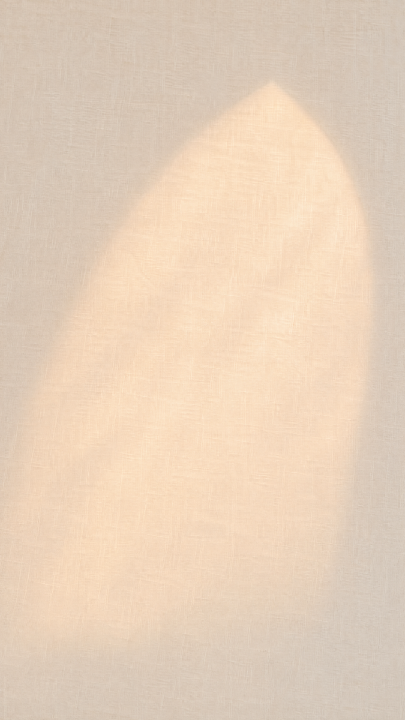
#> input picture artwork/stationery/envelope-linen.png, 810 x 1440 px (shown at 1/2 size)
$ python prepare-stationery-assets.py
#> lines starting #> are read from the running program, lines starting #| are printed output that depends on the picture
"""Encode the envelope, venue-map and itinerary cruise masters for delivery; no retouching.

Run with Python + Pillow (AVIF support): python scripts/prepare-stationery-assets.py
The blank wax seal is encoded by scripts/prepare-flight-assets.py.
"""
from pathlib import Path
from PIL import Image

ROOT = Path(__file__).resolve().parent.parent
STATIONERY = ROOT / 'artwork' / 'stationery'
TARGET = ROOT / 'public' / 'flight'

def encode(source: Path, name: str, size: tuple[int, int], quality: int, avif: bool = False, alpha: bool = False) -> None:
#> called with name = 'envelope-linen-720', size = (720, 1280), quality = 70, avif = False, alpha = False
    with Image.open(source) as master:
#> master is the input picture: PIL image 810x1440 RGB; mean R, G, B 230.5, 208.5, 186.4
        image = master.convert('RGBA' if alpha else 'RGB').resize(size, Image.Resampling.LANCZOS)
        if alpha and image.getextrema()[3][0] != 0:
            raise ValueError(f'{name} must retain transparent alpha')
        image.save(TARGET / f'{name}.webp', quality=quality, method=6)
        if avif:
            image.save(TARGET / f'{name}.avif', quality=quality - 18, speed=4)

# Envelope prelude: linen with arch-window light, the night-sky liner and the
# arch window printed on the card (the same art as the printed invitation).
encode(STATIONERY / 'envelope-linen.png', 'envelope-linen-720', (720, 1280), 70)
encode(STATIONERY / 'envelope-liner.png', 'envelope-liner-640', (640, 730), 76)
#> call 2 of encode, with name = 'envelope-liner-640', size = (640, 730), quality = 76, avif = False, alpha = False
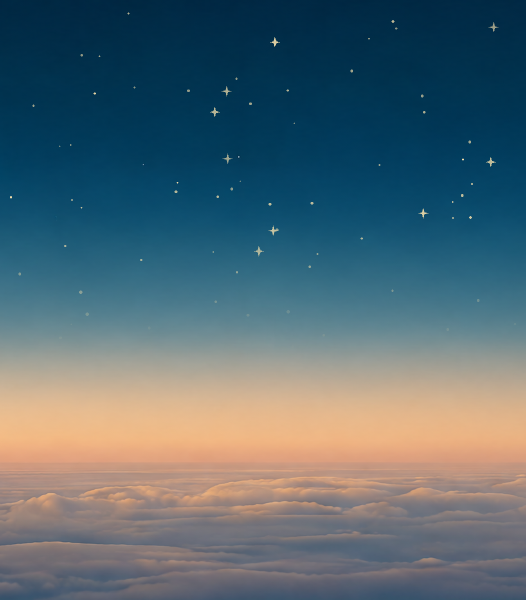
#> input picture artwork/stationery/envelope-liner.png, 1052 x 1200 px (shown at 1/2 size)
#> in encode, master is the input picture: PIL image 1052x1200 RGB; mean R, G, B 83.7, 104.7, 114.1
#> in encode (call 2), `image = master.convert('RGBA' if alpha else 'RGB').resize(size, Image...`:
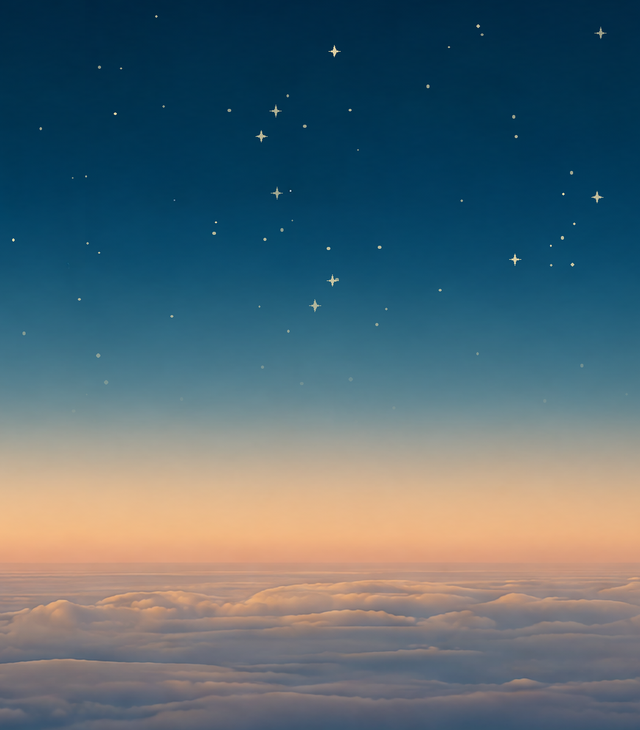
#> image: PIL image 640x730 RGB; mean R, G, B 83.7, 104.7, 114.1
encode(STATIONERY / 'arch-window.png', 'arch-window-336', (336, 600), 84, alpha=True)
#> call 3 of encode, with name = 'arch-window-336', size = (336, 600), quality = 84, avif = False, alpha = True
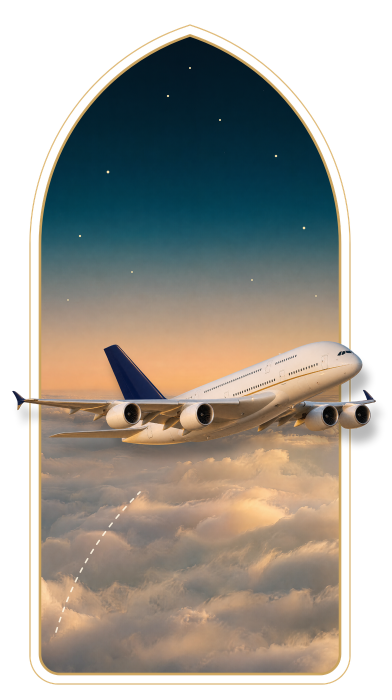
#> input picture artwork/stationery/arch-window.png, 784 x 1400 px (shown at 1/2 size)
#> in encode, master is the input picture: PIL image 784x1400 RGBA; mean R, G, B, A 84.1, 79.8, 70.9, 167.9
#> in encode (call 3), `image = master.convert('RGBA' if alpha else 'RGB').resize(size, Image...`:
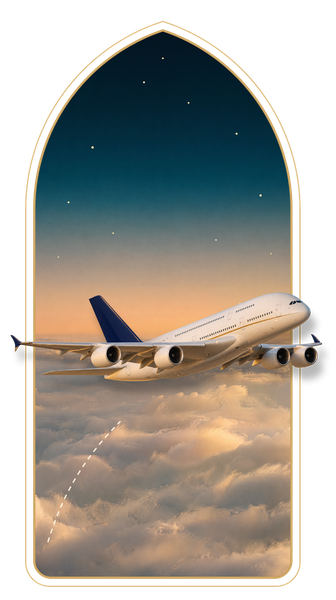
#> image: PIL image 336x600 RGBA; mean R, G, B, A 87.3, 82.3, 72.4, 168; transparent parts drawn white
# Getting here: the paper model of the airport precinct.
encode(ROOT / 'artwork' / 'flight' / 'venue-map.png', 'venue-map-1280', (1280, 958), 78, avif=True)
#> call 4 of encode, with name = 'venue-map-1280', size = (1280, 958), quality = 78, avif = True, alpha = False
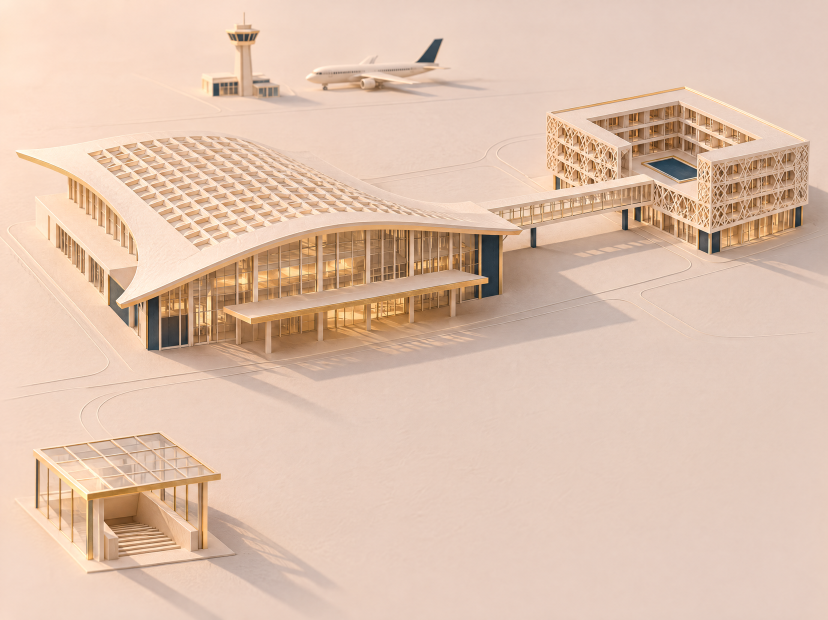
#> input picture artwork/flight/venue-map.png, 1656 x 1240 px (shown at 1/2 size)
#> in encode, master is the input picture: PIL image 1656x1240 RGB; mean R, G, B 224.1, 194.9, 175.1
# Itinerary: the aircraft at cruising altitude at blue hour.
encode(ROOT / 'artwork' / 'flight' / 'cruise.png', 'cruise-960', (960, 717), 86, avif=True)
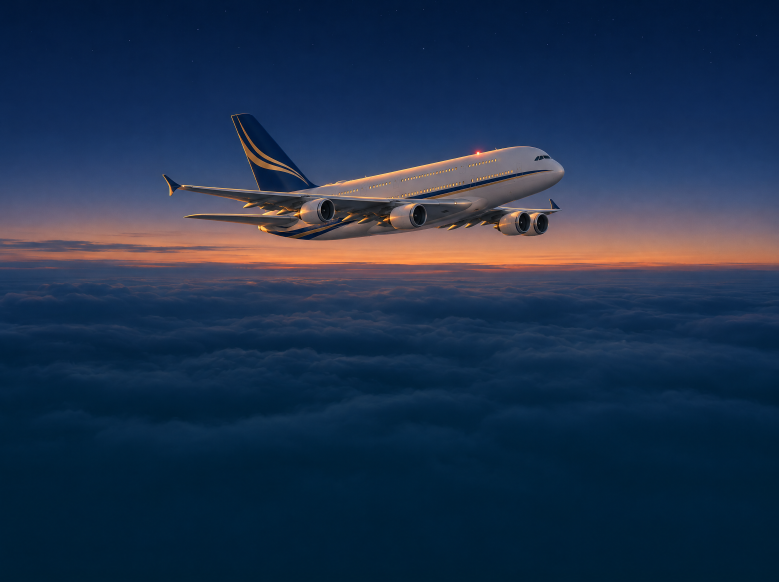
#> input picture artwork/flight/cruise.png, 2336 x 1744 px (shown at 1/3 size)
#> in encode, master is the input picture: PIL image 2336x1744 RGB; mean R, G, B 31.7, 50.5, 76.9
#> in encode (call 5), `image = master.convert('RGBA' if alpha else 'RGB').resize(size, Image...`:
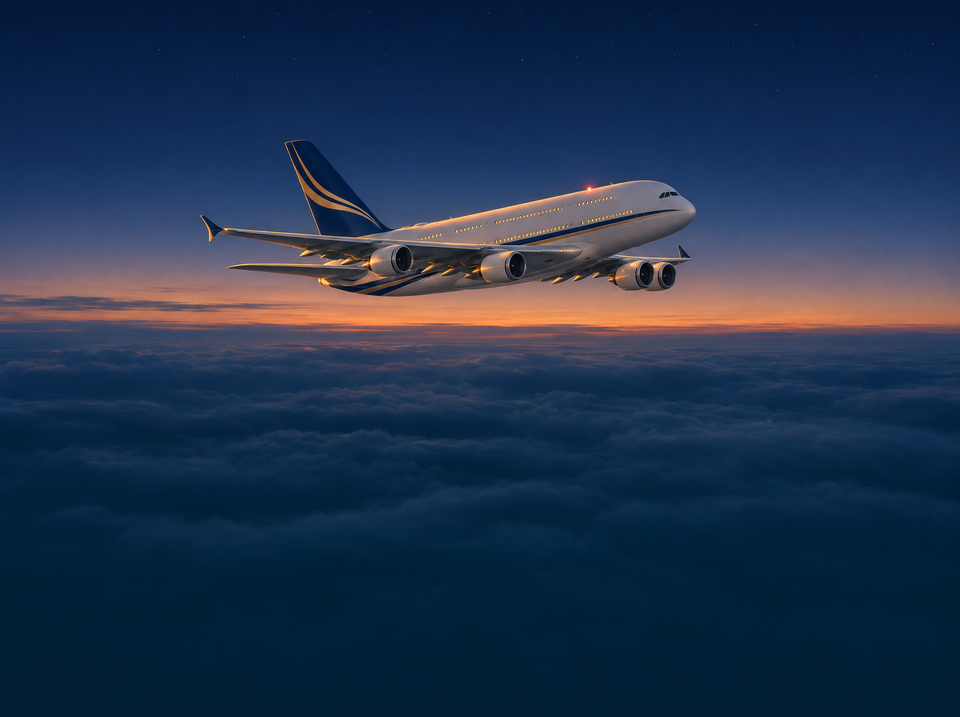
#> image: PIL image 960x717 RGB; mean R, G, B 31.7, 50.5, 76.9

for name in ['envelope-linen-720.webp', 'envelope-liner-640.webp', 'arch-window-336.webp', 'venue-map-1280.webp', 'venue-map-1280.avif', 'cruise-960.webp', 'cruise-960.avif']:
#> (the run stopped early here; a loop or call above may not have finished)
